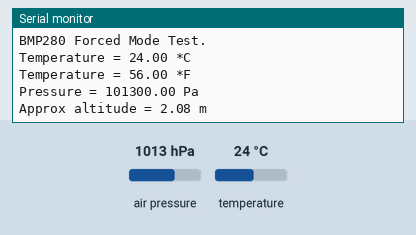
This sketch was run on a simulated ESP32. Parts: the last lines printed to the serial monitor. The test bench sets the inputs (shaded band); at power-on: air pressure 1013 hPa, temperature 24 °C.

Above: at 1.2 s.
1.3 s: air pressure set to 952 hPa
At 2.6 s:
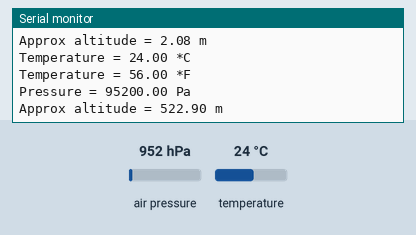
2.8 s: temperature set to 12 °C
At 4.2 s:
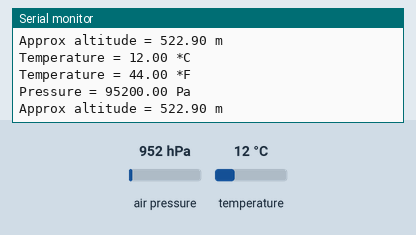
4.3 s: air pressure set to 975 hPa
At 6.8 s:
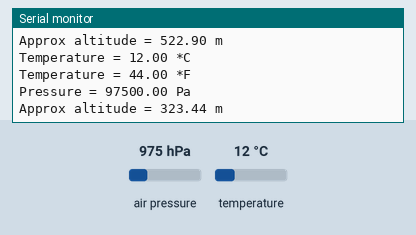
Timing chart, 0 to 8.3 s (numbered marks = the images above; inputs shaded):
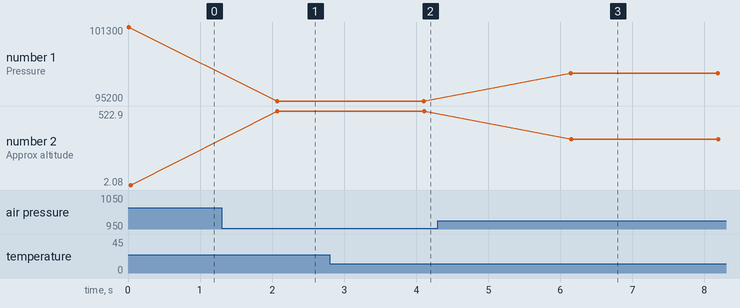

Measured:
- after the input at 1.3 s, the serial monitor: prints a new line after 0.77 s (image 1)
- after the input at 2.8 s, the serial monitor: prints a new line after 1.3 s (image 2)
- after the input at 4.3 s, the serial monitor: prints a new line after 1.8 s (image 3)
- plotted number 1: 101300 → 95200 after the input at 1.3 s, 95200 → 97500 after the input at 4.3 s
- plotted number 2: 2.08 → 522.9 after the input at 1.3 s, 522.9 → 323.44 after the input at 4.3 s

The sketch:

13-BMP280-sensor.ino
```cpp
/*
NOTE :
(1). This code will print the Temperature in *C, *F and pressure in Pascal (Pa) and altitude in meters (m).
(2). We are using the "Adafruit_BMP280.h" library.

// Wiring :
// SDA = GPIO4 (D2), SCL = GPIO5 (D1) , VCC = 3.3volt and GND = G
*/

#include <Wire.h>
#include <Adafruit_BMP280.h>

#define BMP280_I2C_ADDRESS 0x76  // Change this to your sensor's I2C address (0x76 or 0x77)

Adafruit_BMP280 bmp; // I2C (default)

void setup() {
  Serial.begin(9600);
  Serial.println(F("BMP280 Forced Mode Test."));

  // Start I2C communication with custom SDA and SCL pins (optional, if you want to change default pins)
  Wire.begin(4, 5); // SDA = GPIO4 (D2), SCL = GPIO5 (D1)

  if (!bmp.begin(BMP280_I2C_ADDRESS)) { // Pass the I2C address here
    Serial.println(F("Could not find a valid BMP280 sensor, check wiring or "
                      "try a different address!"));
    while (1) delay(10);
  }

  /* Default settings from datasheet. */
  bmp.setSampling(Adafruit_BMP280::MODE_FORCED,     /* Operating Mode. */
                  Adafruit_BMP280::SAMPLING_X2,     /* Temp. oversampling */
                  Adafruit_BMP280::SAMPLING_X16,    /* Pressure oversampling */
                  Adafruit_BMP280::FILTER_X16,      /* Filtering. */
                  Adafruit_BMP280::STANDBY_MS_500); /* Standby time. */
}

void loop() {
  // must call this to wake sensor up and get new measurement data
  // it blocks until measurement is complete
  if (bmp.takeForcedMeasurement()) {
    // can now print out the new measurements
    Serial.print(F("Temperature = "));
    Serial.print(bmp.readTemperature());
    Serial.println(" *C");

    Serial.print(F("Temperature = "));
    Serial.print((bmp.readTemperature()*(9/5))+32);
    Serial.println(" *F");

    Serial.print(F("Pressure = "));
    Serial.print(bmp.readPressure());
    Serial.println(" Pa");

    Serial.print(F("Approx altitude = "));
    Serial.print(bmp.readAltitude(1013.25)); /* Adjusted to local forecast! */
    Serial.println(" m");

    Serial.println();
    delay(2000);
  } else {
    Serial.println("Forced measurement failed!");
  }
}
```
